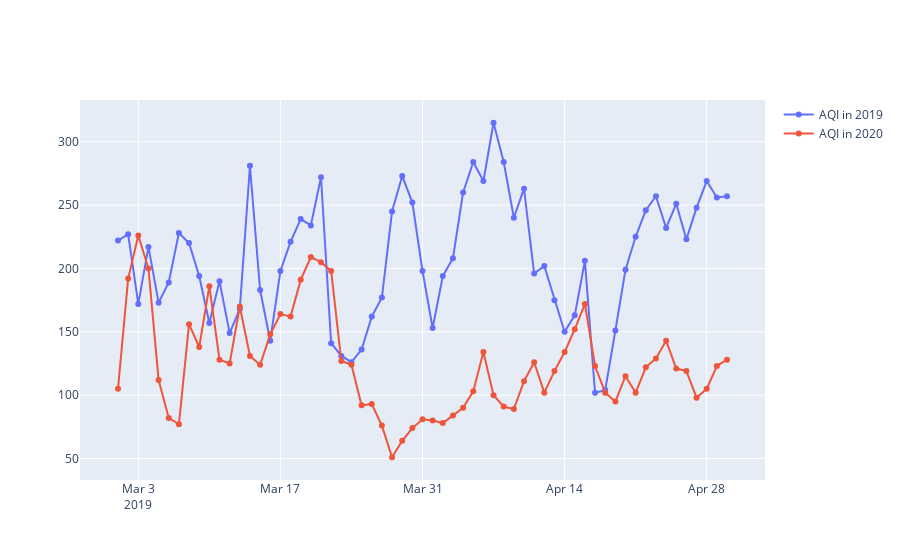

Here is the notebook cell this chart was saved with:
### Code cell
fig = go.Figure()
fig.add_trace(go.Scatter(x=Mar_may_2019['Date'], y=Mar_may_2019['AQI'],
                    mode='lines+markers',
                    name='AQI in 2019'))
fig.add_trace(go.Scatter(x=Mar_may_2019['Date'], y=Mar_may_2020['AQI'],
                    mode='lines+markers',
                        name='AQI in 2020'))

fig.show()
